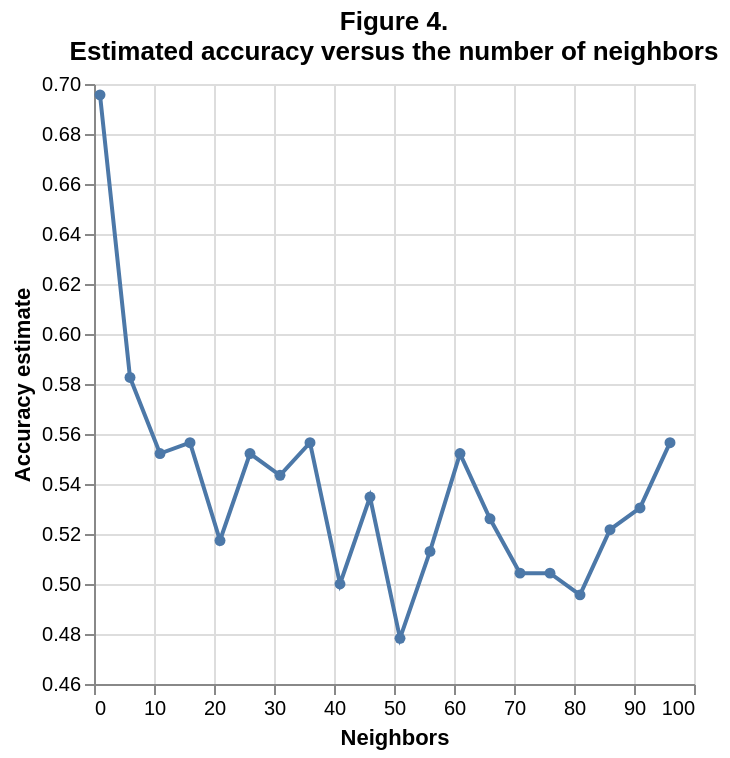

Notebook code cell kept with this figure:
### Code cell
accuracy_vs_k = alt.Chart(accuracies_grid, title=("Figure 4.", "Estimated accuracy versus the number of neighbors")).mark_line(point=True).encode(
    x=alt.X("n_neighbors").title("Neighbors"),
    y=alt.Y("mean_test_score")
        .scale(zero=False)
        .title("Accuracy estimate")
)

accuracy_vs_k

### Figure 1 — Vega specification as saved in the notebook (floating-point values rounded to 4 significant figures)
{"$schema": "https://vega.github.io/schema/vega/v5.json", "data": [{"name": "source_0", "values": [{"mean_test_score": 0.6957, "n_neighbors": 1}, {"mean_test_score": 0.5826, "n_neighbors": 6}, {"mean_test_score": 0.5522, "n_neighbors": 11}, {"mean_test_score": 0.5565, "n_neighbors": 16}, {"mean_test_score": 0.5174, "n_neighbors": 21}, {"mean_test_score": 0.5522, "n_neighbors": 26}, {"mean_test_score": 0.5435, "n_neighbors": 31}, {"mean_test_score": 0.5565, "n_neighbors": 36}, {"mean_test_score": 0.5, "n_neighbors": 41}, {"mean_test_score": 0.5348, "n_neighbors": 46}, {"mean_test_score": 0.4783, "n_neighbors": 51}, {"mean_test_score": 0.513, "n_neighbors": 56}, {"mean_test_score": 0.5522, "n_neighbors": 61}, {"mean_test_score": 0.5261, "n_neighbors": 66}, {"mean_test_score": 0.5043, "n_neighbors": 71}, {"mean_test_score": 0.5043, "n_neighbors": 76}, {"mean_test_score": 0.4957, "n_neighbors": 81}, {"mean_test_score": 0.5217, "n_neighbors": 86}, {"mean_test_score": 0.5304, "n_neighbors": 91}, {"mean_test_score": 0.5565, "n_neighbors": 96}]}, {"name": "data_0", "values": [{"mean_test_score": 0.6957, "n_neighbors": 1}, {"mean_test_score": 0.5826, "n_neighbors": 6}, {"mean_test_score": 0.5522, "n_neighbors": 11}, {"mean_test_score": 0.5565, "n_neighbors": 16}, {"mean_test_score": 0.5174, "n_neighbors": 21}, {"mean_test_score": 0.5522, "n_neighbors": 26}, {"mean_test_score": 0.5435, "n_neighbors": 31}, {"mean_test_score": 0.5565, "n_neighbors": 36}, {"mean_test_score": 0.5, "n_neighbors": 41}, {"mean_test_score": 0.5348, "n_neighbors": 46}, {"mean_test_score": 0.4783, "n_neighbors": 51}, {"mean_test_score": 0.513, "n_neighbors": 56}, {"mean_test_score": 0.5522, "n_neighbors": 61}, {"mean_test_score": 0.5261, "n_neighbors": 66}, {"mean_test_score": 0.5043, "n_neighbors": 71}, {"mean_test_score": 0.5043, "n_neighbors": 76}, {"mean_test_score": 0.4957, "n_neighbors": 81}, {"mean_test_score": 0.5217, "n_neighbors": 86}, {"mean_test_score": 0.5304, "n_neighbors": 91}, {"mean_test_score": 0.5565, "n_neighbors": 96}]}], "marks": [{"type": "line", "name": "layer_0_marks", "from": {"data": "source_0"}, "sort": {"field": "x"}, "encode": {"update": {"stroke": {"value": "#4c78a8"}, "defined": {"signal": "isValid(datum[\"n_neighbors\"]) && isFinite(+datum[\"n_neighbors\"]) && isValid(datum[\"mean_test_score\"]) && isFinite(+datum[\"mean_test_score\"])"}, "x": {"field": "n_neighbors", "scale": "x"}, "y": {"field": "mean_test_score", "scale": "y"}}}, "style": ["line"]}, {"type": "symbol", "name": "layer_1_marks", "from": {"data": "data_0"}, "encode": {"update": {"fill": {"value": "#4c78a8"}, "y": {"field": "mean_test_score", "scale": "y"}, "opacity": {"value": 1}, "x": {"field": "n_neighbors", "scale": "x"}}}, "style": ["point"]}], "scales": [{"name": "x", "type": "linear", "domain": {"fields": [{"data": "source_0", "field": "n_neighbors"}, {"data": "data_0", "field": "n_neighbors"}]}, "range": [0, {"signal": "width"}], "zero": false, "nice": true}, {"name": "y", "type": "linear", "domain": {"fields": [{"data": "source_0", "field": "mean_test_score"}, {"data": "data_0", "field": "mean_test_score"}]}, "range": [{"signal": "height"}, 0], "nice": true, "zero": false}], "axes": [{"scale": "x", "grid": true, "aria": false, "gridScale": "y", "ticks": false, "domain": false, "orient": "bottom", "minExtent": 0, "zindex": 0, "tickCount": {"signal": "ceil(width/40)"}, "maxExtent": 0, "labels": false}, {"scale": "y", "orient": "left", "grid": true, "aria": false, "maxExtent": 0, "zindex": 0, "minExtent": 0, "labels": false, "ticks": false, "gridScale": "x", "tickCount": {"signal": "ceil(height/40)"}, "domain": false}, {"scale": "x", "tickCount": {"signal": "ceil(width/40)"}, "zindex": 0, "grid": false, "orient": "bottom", "title": "Neighbors", "labelFlush": true, "labelOverlap": true}, {"scale": "y", "grid": false, "labelOverlap": true, "zindex": 0, "orient": "left", "title": "Accuracy estimate", "tickCount": {"signal": "ceil(height/40)"}}], "title": {"text": ["Figure 4.", "Estimated accuracy versus the number of neighbors"], "frame": "group"}, "style": "cell", "width": 300, "height": 300, "padding": 5, "background": "white"}
